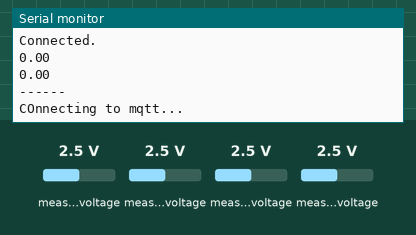
Bench run of a sketch on a simulated ESP8266 (NodeMCU). Shown: the last lines printed to the serial monitor. The inputs (shaded band) are chosen by the test bench; at power-on: measured voltage 2.5 V. WiFi joins after 1.5 s; servers stay silent unless stated; no MQTT or app messages arrive unless stated.

Above: at 5.8 s.
5.9 s: measured voltage (sensor 200) set to 0.1 V
At 7.3 s:
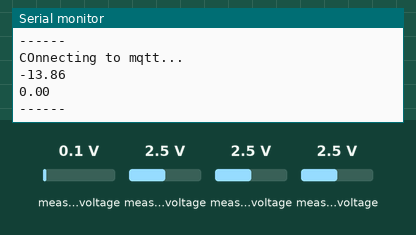
7.4 s: measured voltage (sensor 203) set to 0.1 V
At 9.0 s:
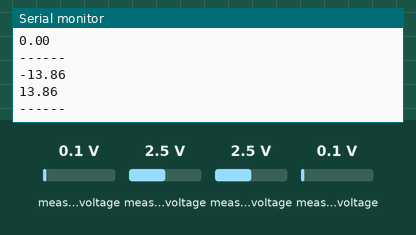
Timing chart, 0 to 10.5 s (numbered marks = the images above; inputs shaded):
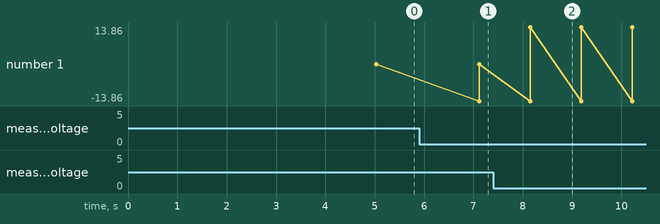

Measured:
- after the input at 5.9 s, the serial monitor: prints a new line after 1.2 s (image 1)
- after the input at 7.4 s, the serial monitor: prints a new line after 0.75 s (image 2)
- plotted number 1: 0 → 13.86 after the input at 7.4 s

The sketch:

thingspeak_code.ino
```cpp
#include <ESP8266WiFi.h>
#include <Wire.h>
#include <Adafruit_ADS1X15.h>

#include "ThingSpeak.h"
#include "PubSubClient.h"

Adafruit_ADS1115 ads; /* Use this for the 16-bit version */
//Adafruit_ADS1015 ads;     /* Use thi for the 12-bit version */
char ssid[] = "Airtel-MyWiFi-AMF-311WW-FBB2";
char pass[] = "31dbdd09";
const char* server = "mqtt3.thingspeak.com";

WiFiClient client;
PubSubClient mqttClient(client);

int port = 1883;

unsigned long myChannelNumber = 2508603;
const char* myWriteAPIKey = "95EZZPOYBBB172Y5";

String myStatus = "";

float a1, a2,a3;

const char* mqttUserName = "DTwXHCAVLBYzPBY1IQwBEx0";

const char* mqttPass = "5yPkgwq0pUOdhCskTgI2/UpP";

const char* clientID="DTwXHCAVLBYzPBY1IQwBEx0";


void setup() {
  Serial.begin(115200);
  Wire.begin(D2, D1);
  ads.setGain(GAIN_FOUR);
  ads.begin();
  WiFi.mode(WIFI_STA);
  mqttClient.setServer(server,port);
}

void loop() {

  int16_t adc1, adc2;
  float v1, v2;

  if (WiFi.status() != WL_CONNECTED) {
    Serial.print("Attempting to connect to SSID: ");
    Serial.println("Sriram");
    while (WiFi.status() != WL_CONNECTED) {
      WiFi.begin(ssid, pass);  // Connect to WPA/WPA2 network. Change this line if using open or WEP network
      Serial.print(".");
      delay(5000);
    }
    Serial.println("\nConnected.");
  }

  adc1 = ads.readADC_Differential_0_1();
  adc2 = ads.readADC_Differential_2_3();

  v1 = ads.computeVolts(adc1);
  v2 = ads.computeVolts(adc2);

  a1 = v1 * 15;
  a2 = v2 * 15;

  Serial.println(a1);
  Serial.println(a2);
  Serial.println("------");
  while(mqttClient.connected()== NULL){
     Serial.println("COnnecting to mqtt...");
     mqttClient.connect(clientID, mqttUserName, mqttPass);
     delay(1000);
  }
  mqttClient.loop();
  // thingspook(a1, a2);
  if(a2<0)
  {
    a3=-a2;
  }
  else
  {
    a3=a2;
  }

  String dataString = "field1=" + String(a1) + "&field2=" + String(a3);
  String topicString ="channels/" + String( myChannelNumber ) + "/publish";
  mqttClient.publish( topicString.c_str(), dataString.c_str());

  delay(1000);
}
```
